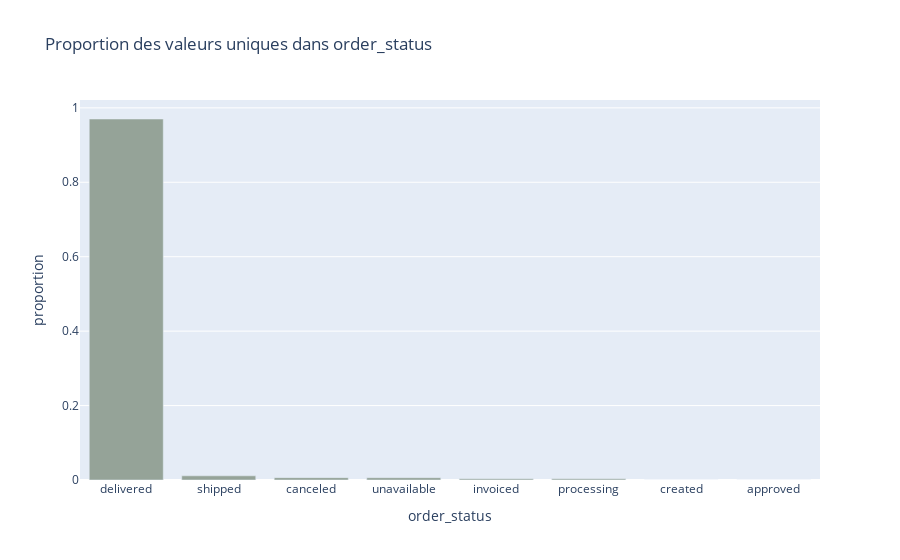

Here is the notebook cell this chart was saved with:
### Code cell
couleur=['#95a398']

proportions = data['order_status'].value_counts(normalize=True).reset_index()
proportions.columns = ['order_status', 'proportion']

fig = px.bar(proportions, x='order_status', y='proportion',
             title='Proportion des valeurs uniques dans order_status', color_discrete_sequence=couleur)

fig.show()

### Figure 1 — Plotly figure (JSON) as saved in the notebook; plotly's stock layout.template omitted (floating-point values rounded to 4 significant figures)
{"data": [{"alignmentgroup": "True", "hovertemplate": "order_status=%{x}<br>proportion=%{y}<extra></extra>", "legendgroup": "", "marker": {"color": "#95a398", "pattern": {"shape": ""}}, "name": "", "offsetgroup": "", "orientation": "v", "showlegend": false, "textposition": "auto", "type": "bar", "x": ["delivered", "shipped", "canceled", "unavailable", "invoiced", "processing", "created", "approved"], "xaxis": "x", "y": [0.97, 0.0112, 0.006348, 0.006177, 0.003131, 0.003046, 4.745e-05, 1.898e-05], "yaxis": "y"}], "layout": {"barmode": "relative", "legend": {"tracegroupgap": 0}, "title": {"text": "Proportion des valeurs uniques dans order_status"}, "xaxis": {"anchor": "y", "domain": [0, 1], "title": {"text": "order_status"}}, "yaxis": {"anchor": "x", "domain": [0, 1], "title": {"text": "proportion"}}}}
